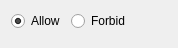
<?xml version="1.0" encoding="UTF-8"?>
<ui version="4.0">
 <class>EnableDisableWidget</class>
 <widget class="QWidget" name="EnableDisableWidget">
  <property name="geometry">
   <rect>
    <x>0</x>
    <y>0</y>
    <width>178</width>
    <height>48</height>
   </rect>
  </property>
  <layout class="QVBoxLayout" name="verticalLayout">
   <item>
    <layout class="QHBoxLayout" name="horizontalLayout">
     <item>
      <widget class="QRadioButton" name="radioAllow">
       <property name="text">
        <string>Allow</string>
       </property>
       <property name="checked">
        <bool>true</bool>
       </property>
       <attribute name="buttonGroup">
        <string notr="true">group_arg0</string>
       </attribute>
      </widget>
     </item>
     <item>
      <widget class="QRadioButton" name="radioForbid">
       <property name="text">
        <string>Forbid</string>
       </property>
       <attribute name="buttonGroup">
        <string notr="true">group_arg0</string>
       </attribute>
      </widget>
     </item>
     <item>
      <spacer name="horizontalSpacer">
       <property name="orientation">
        <enum>Qt::Horizontal</enum>
       </property>
       <property name="sizeHint" stdset="0">
        <size>
         <width>40</width>
         <height>20</height>
        </size>
       </property>
      </spacer>
     </item>
    </layout>
   </item>
   <item>
    <spacer name="verticalSpacer">
     <property name="orientation">
      <enum>Qt::Vertical</enum>
     </property>
     <property name="sizeHint" stdset="0">
      <size>
       <width>20</width>
       <height>0</height>
      </size>
     </property>
    </spacer>
   </item>
  </layout>
 </widget>
 <resources/>
 <connections/>
 <slots>
  <slot>helpRequested()</slot>
 </slots>
 <buttongroups>
  <buttongroup name="group_arg0"/>
 </buttongroups>
</ui>
